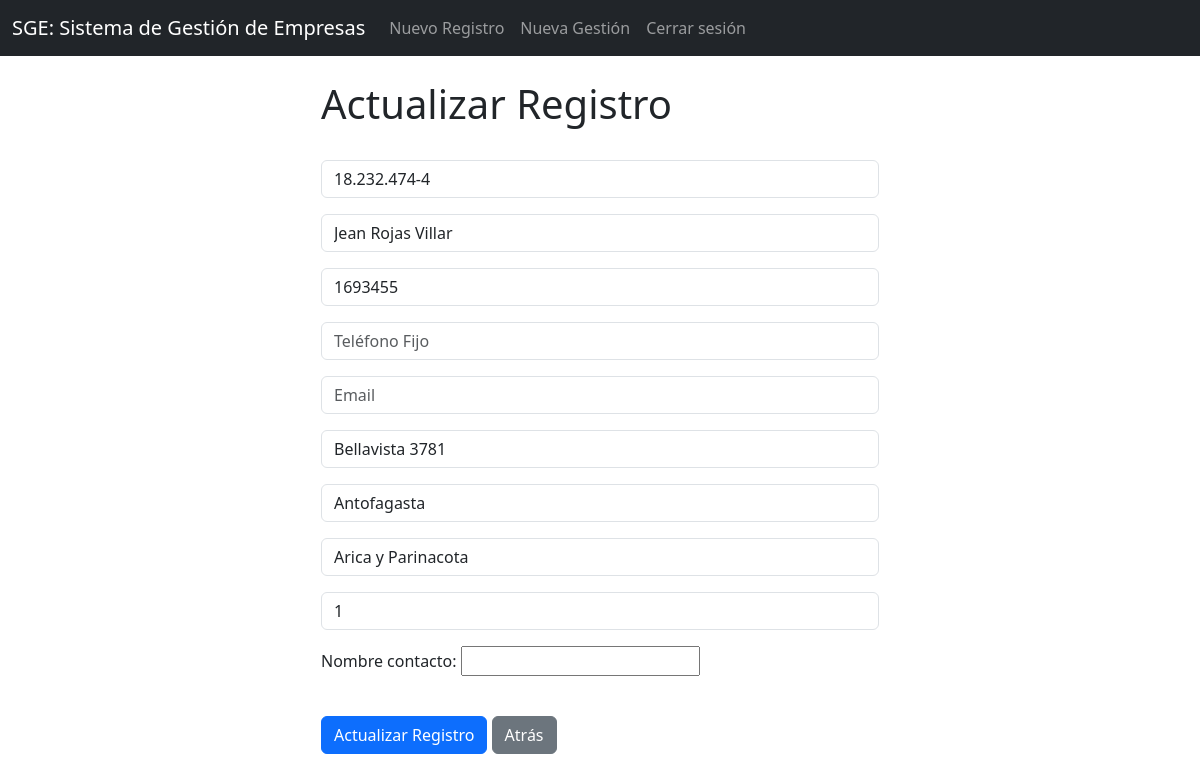
The page /update_record/1 (signed in) on the database its author committed.
### website/models.py (models this page shows, shortened)
class Empresa(models.Model):
	id_empleador = models.CharField(max_length=15)
	razon_social = models.CharField(max_length=50, null=True)
	celular = models.IntegerField(null=True)
	telefono = models.IntegerField(null=True)
	email =  models.EmailField(max_length=50, null=True)
	direccion =  models.CharField(max_length=100, null=True)
	comuna =  models.CharField(max_length=50, null=True)
	region =  models.CharField(max_length=30, null=True)
	cant_afiliados =  models.PositiveIntegerField(null=True)
	fecha_ultima_actualizacion = models.DateTimeField(auto_now=True, null=True)
	nombre_contacto = models.CharField(max_length=50, null=True)

### website/views.py (the view)
# urls.py: path('update_record/<int:pk>', views.update_record, name='update_record'),
def update_record(request, pk):
	if request.user.is_authenticated:
		current_record = Empresa.objects.get(id=pk)
		form = Formulario_Empresa(request.POST or None, instance=current_record)
		if form.is_valid():
			form.save()
			messages.success(request, "El registro se ha actualizado correctamente!")
			return redirect('inicio')
		return render(request, 'update_record.html', {'form':form})
	else:
		messages.success(request, "Tienes que inciar sesión para hacer eso...")
		return redirect('inicio')

### website/templates/update_record.html (shortened to what this page needs)
{% extends 'base.html' %}
{% block content %}
<div class="col-md-6 offset-md-3">
<h1>Actualizar Registro</h1>
<br/>
<form method="POST">
	{{ form.as_p }}
<br/>
  <button type="submit" class="btn btn-primary">Actualizar Registro</button>
	<a href="{% url 'inicio' %}" class="btn btn-secondary">Atrás</a>
</form>
</div>
{% endblock %}

### rows shown on the page
Empresa: id_empleador "18.232.474-4", razon_social "Jean Rojas Villar", celular "1693455", direccion "Bellavista 3781", comuna "Antofagasta", region "Arica y Parinacota", cant_afiliados "1"
